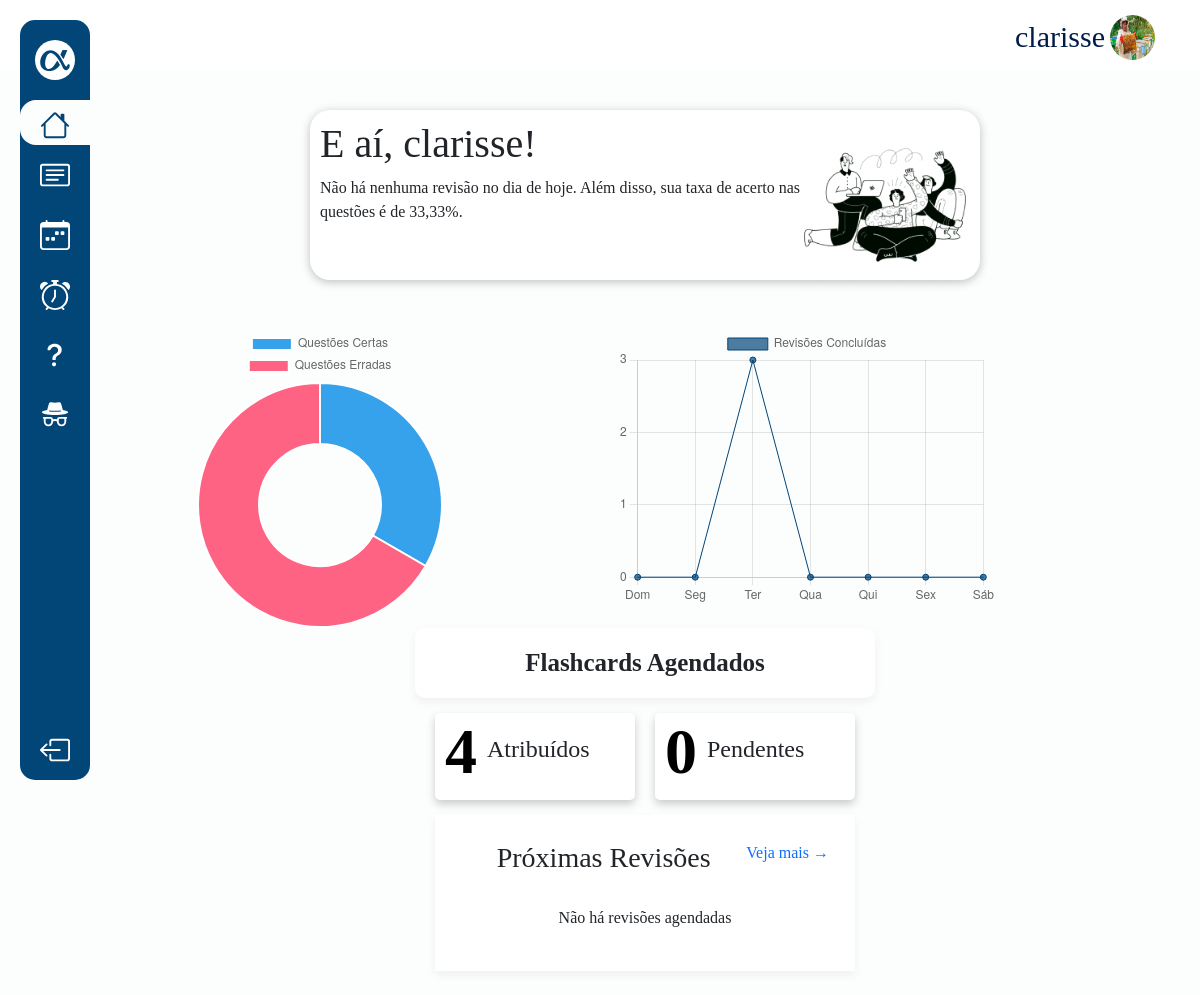
Before: /dashboard (signed in) with the older database file.
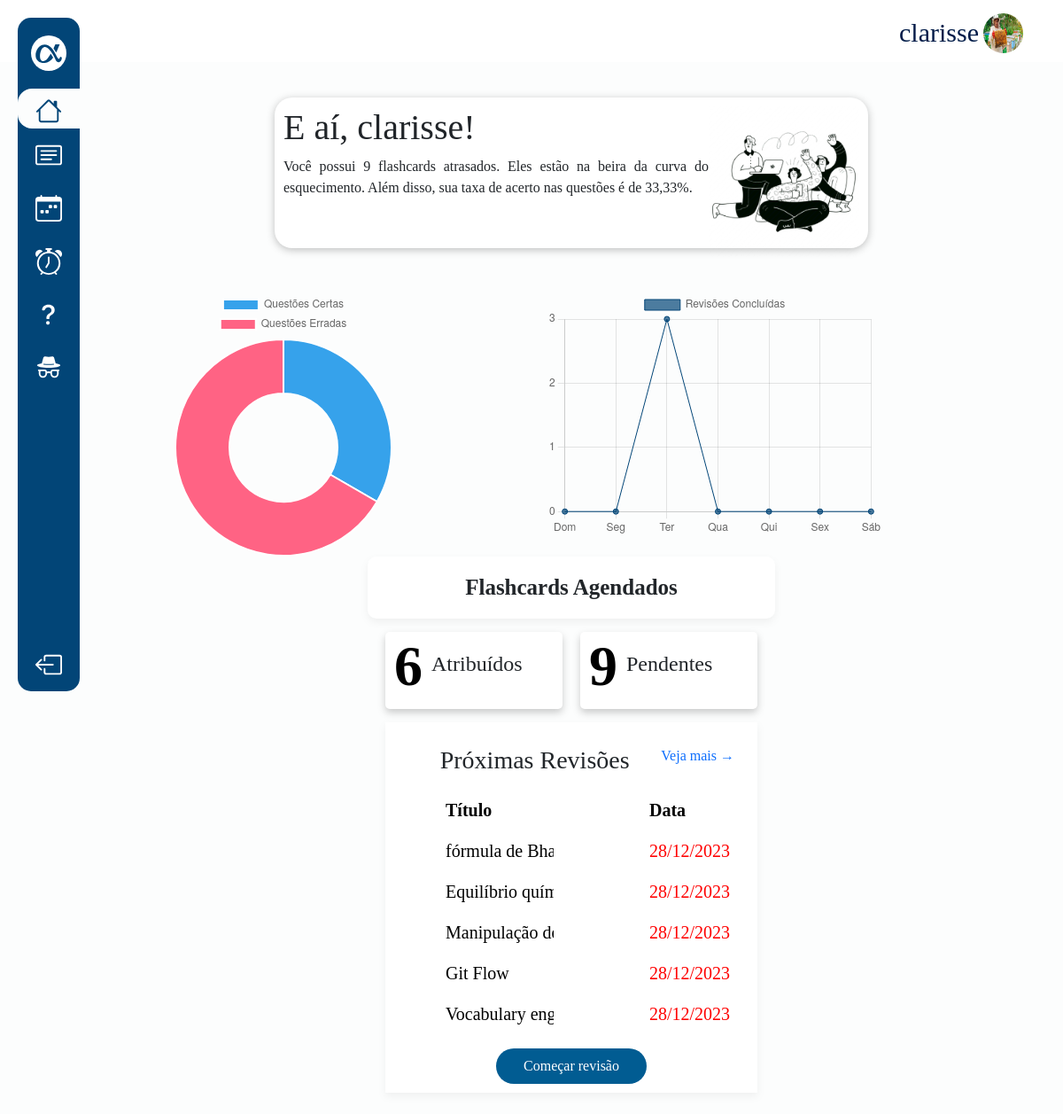
After: the same page with the newer database file.
### core/models.py (models this page shows)
class Profile(models.Model):
    user = models.OneToOneField(User, on_delete=models.CASCADE)
    email = models.EmailField()
    telefone = models.CharField(max_length=11)
    endereco = models.CharField(max_length=200)
    image = models.ImageField(default='perfil/img/personcircle.png', upload_to='perfil/img')

### revisao/models.py (models this page shows, shortened)
class Revisao(models.Model):
    user = models.ForeignKey(User, on_delete=models.CASCADE)
    flashcard = models.ForeignKey(Flashcard, on_delete=models.CASCADE)
    data_agendada = models.DateField()
    concluida = models.BooleanField(default=False)

class Flashcard(models.Model):
    user = models.ForeignKey(User, on_delete=models.CASCADE)
    titulo = models.CharField(max_length=150)
    content = QuillField()
    verso = QuillField(blank=True, null=True)
    data = models.DateField(default=timezone.now)

### core/views/home.py (the view)
# urls.py: path('dashboard', dashboard, name='dashboard'),
@login_required
def dashboard(request):
    user = request.user
    created = Profile.objects.get_or_create(user=user)
    todas_revisoes = Revisao.objects.filter(user=user, concluida=False, data_agendada__gte=date.today()).order_by('data_agendada')
    revisoes_do_dia = Revisao.objects.filter(user=user, data_agendada=date.today(), concluida=False)
    revisoes_pendentes = Revisao.objects.filter(user=user, data_agendada__lt=date.today(), concluida=False)
    revisao = Revisao.objects.filter(user=user, concluida=False, data_agendada__lte=date.today()).order_by('data_agendada').first()
    if request.user.is_authenticated:
        user_profile, created = UserProfile.objects.get_or_create(user=request.user)
    acertos = user_profile.acertos
    erros = user_profile.erros
    if acertos + erros > 0:
        taxa_acerto = round((acertos / (acertos + erros)) * 100, 2)
    else:
       taxa_acerto = 0
    dados_revisoes = revisoes(user)
    serialized_dataq = grafico(request)
    context = {
        'todas_revisoes': todas_revisoes,
        'revisoes_do_dia': revisoes_do_dia,
        'revisoes_pendentes': revisoes_pendentes,
        'dados_revisoes': dados_revisoes,
        'revisao': revisao,
        'serialized_dataq': serialized_dataq,
        'taxa_acerto': taxa_acerto,
    }
    return render(request, "core/pages/dashboard.html", context)

### core/templates/core/pages/dashboard.html (shortened to what this page needs)
{% extends 'core/partials/base.html' %}
{% load static %}
{% block linkh %}ativo{% endblock %}
{% block content %}
<br>
<div class="d-flex mt-3 container  mainc">
    <div class="">
        <div class="d-flex msgbv">
            <div>
                <h1>E aí, {{user.username}}!</h1>
                {% if revisoes_do_dia.count > 0 and revisoes_pendentes.count > 0 %}
                    {% if revisoes_do_dia.count == 1 %}
                        {% if revisoes_pendentes.count == 1 %}
                            <p>No dia de hoje, está disponível 1 flashcard para revisão, mas não se esqueça do flashcard atrasado. Eles estão na beira da curva do esquecimento. Além disso, sua taxa de acerto nas questões é de {{ taxa_acerto }}%.</p>
                        {% else %}
                            <p>No dia de hoje, está disponível 1 flashcard para revisão, mas não se esqueça dos {{ revisoes_pendentes.count }} flashcards atrasados. Eles estão na beira da curva do esquecimento. Além disso, sua taxa de acerto nas questões é de {{ taxa_acerto }}%.</p>
                        {% endif %}
                    {% else %}
                        {% if revisoes_pendentes.count == 1 %}
                            <p>No dia de hoje, estão disponíveis {{ revisoes_do_dia.count }} flashcards para revisão, mas não podemos esquecer do flashcard atrasado. Ele está na beira da curva do esquecimento. Além disso, sua taxa de acerto nas questões é de {{ taxa_acerto }}%.</p>
                        {% else %}
                            <p>No dia de hoje, estão disponíveis {{ revisoes_do_dia.count }} flashcards para revisão, mas não podemos esquecer dos {{ revisoes_pendentes.count }} flashcards atrasados. Eles estão na beira da curva do esquecimento. Além disso, sua taxa de acerto nas questões é de {{ taxa_acerto }}%.</p>
                        {% endif %}
                    {% endif %}
                {% elif revisoes_do_dia.count == 0 and revisoes_pendentes.count > 0 %}
                    {% if revisoes_pendentes.count == 1 %}
                        <p>Você possui 1 flashcard atrasado. Ele está na beira da curva do esquecimento. Além disso, sua taxa de acerto nas questões é de {{ taxa_acerto }}%.</p>
                    {% else %}
                        <p>Você possui {{ revisoes_pendentes.count }} flashcards atrasados. Eles estão na beira da curva do esquecimento. Além disso, sua taxa de acerto nas questões é de {{ taxa_acerto }}%.</p>
                    {% endif %}
                {% else %}
                    <p>Não há nenhuma revisão no dia de hoje. Além disso, sua taxa de acerto nas questões é de {{ taxa_acerto }}%.</p>
                {% endif %}
            </div>
            <div class="msgimg">
                <img src="{% static 'core/img/image 3.png' %}" alt="">
            </div>
        </div>
        <div class="d-flex mt-5 graficos">
            <div class="grafico">
                {% include 'questoes/partials/grafico.html' %}
            </div>
            <div class="grevisao">
                {% include 'revisao/grafico.html' %}
            </div>
        </div>
    </div>
    <div class="lado2">
        <div class="fage">
            <h1 class="d-flex justify-content-center">Flashcards Agendados</h1>
        </div>
        <div class="d-flex mainfatri">
            <div class="fatri">
                <h1>{{todas_revisoes.count}}</h1>
                <p>Atribuídos</p>
            </div>
            <div class="fatri">
                <h1>{{revisoes_pendentes.count}}</h1>
                <p>Pendentes</p>
            </div>
        </div>
        <div class="tabelare">
            <div class="d-flex p-3 titabelare">
                <h3 style="margin: auto;">Próximas Revisões</h3>
                <a class="lta" href="{% url 'calendario' %}">Veja mais &#8594;</a>
            </div>
            {% if revisao %}
            <table class="table table-borderless">
                <tr class="ftr">
                    <th class="fth">Título</th>
                    <th class="fth">Data</th>
                </tr>
                {% for revisao in revisoes_pendentes|slice:":5" %}
                <tr class="ftr">
                    <td class="ftd"><a
                            href="{% url 'detalhes_flashcard' id=revisao.flashcard.id %}">{{revisao.flashcard.titulo}}</a>
                    </td>
                    <td class="ftd" id="pendentes">{{ revisao.data_agendada|date:"d/m/Y" }}</td>
                </tr>
                {% endfor %}
            </table>
            <div class="bcomecarev">
                <a href="{% url 'detalhes_flashcard' id=revisao.flashcard.id %}">Começar revisão</a>
            </div>
            {% else %}
            <div class="nhra">
                <p>Não há revisões agendadas</p>
            </div>
            {% endif %}
        </div>
        <br>
    </div>
    {% endblock %}

### core/templates/core/partials/base.html (shortened to what this page needs)
{% load static %}
<!DOCTYPE html>
<html lang="pt-br">
<head>
    <link href="https://cdn.jsdelivr.net/npm/bootstrap@5.3.2/dist/css/bootstrap.min.css" rel="stylesheet"
>
    <link rel="stylesheet" href="{% static 'css/style.css' %}">
    <link rel="stylesheet" href="{% static 'core/css/dashboard.css' %}">
</head>
<body>
    <div class="d-flex">
        <header class="headerdash ">
            <div class="username">
                <p class="">{{user.username}}</p>
                <a href="{% url 'profile' %}">
                <img class="imguser" src="{{ user.profile.image.url }}" alt="">
                </a>
            </div>
        </header>
        <nav class="menu-lateral">
            <div class="items">
                <ul class="navul">
                    <li class="item-nav logo d-flex align-items-center justify-content-center">
                        <a href="{% url 'index' %}"><img class="navimg" src="{% static 'core/img/navlogo.svg' %}"
                                alt=""></a>
                    </li>
                    <li class="item-nav {% block linkh%} {% endblock %}">
                        <a href="{% url 'dashboard' %}"></a>
                    </li>
                    <li class="item-nav {% block linkf%} {% endblock %}">
                        <a href="{% url 'flashcards' %}"></a>
                    </li>
                    <li class="item-nav {% block linkc%} {% endblock %}">
                        <a href="{% url 'calendario' %}"></a>
                    </li>
                    <li class="item-nav {% block linkp%} {% endblock %}">
                        <a href="{% url 'pomodoro' %}"></a>
                    </li>
                    <li class="item-nav {% block linkq%} {% endblock %}">
                        <a href="{% url 'estatisticas' %}"></a>
                    </li>
                    {% if user.is_superuser %}
                        <li class="item-nav">
                            <a href="{% url 'arearestrita'%}">
                            </a>
                        </li>
                    {% endif %}
                    <li class="item-nav sair">
                        <a href="{% url 'logout' %}"></a>
                    </li>
                </ul>
            </div>
        </nav>
    </div>
    <main class="d-flex justify-content-center maincentro">
        <div class="centro">
            {% block content %}
            {% endblock %}
        </div>
    </main>
</body>
</html>

### questoes/templates/questoes/partials/grafico.html (shortened to what this page needs)
<div class="container">
  <canvas id="myDoughnutChart"></canvas>
</div>
{% block script %}
<script>
  const ctxq = document.getElementById('myDoughnutChart').getContext('2d');
  function inicializarGrafico() {
  const dataq = JSON.parse('{{ serialized_dataq|safe|escapejs }}');
  const labels = (dataq.grafico && dataq.grafico.length === 2) ? ['Questões Certas', 'Questões Erradas'] : ['Questões Certas', 'Questões Erradas', '0 Questões respondidas'];
  const data = {
    labels: labels,
    datasets: [{
      data: dataq.grafico || [],
      backgroundColor: ['rgb(54, 162, 235)', 'rgb(255, 99, 132)', 'rgb(169, 169, 169)'],
      hoverOffset: 4
    }],
  };
  const config = {
    type: 'doughnut',
    data: data,
  };
  window.myDoughnutChart = new Chart(ctxq, config);
}
  document.addEventListener('DOMContentLoaded', inicializarGrafico);
</script>
{% endblock %}

### revisao/templates/revisao/grafico.html
    <div>
        <canvas id="Chart" width="380" height="300"></canvas>
    </div>
    <script>
        var ctz = document.getElementById('Chart').getContext('2d');
        var date = JSON.parse('{{ dados_revisoes|safe|escapejs }}');
        var chart = new Chart(ctz, {
            type: 'line',
            data: {
                labels: date.dias,
                datasets: [{
                    label: 'Revisões Concluídas',
                    data: date.revisoes,
                    backgroundColor: 'rgba(2, 69, 119, 0.7)',
                    borderColor: 'rgba(2, 69, 119, 1)',
                    borderWidth: 1
                }]
            },
            options: {
                scales: {
                    x: {
                        title: {
                            display: true,
                        },
                    },
                    y: {
                        beginAtZero: true,
                        ticks: {
                            precision: 0,
                        },
                    },
                },
            },
        });
    </script>

Changed rows visible on the page:
added Revisao: flashcard.titulo "fórmula de…", data_agendada "28/12/2023"
added Revisao: flashcard.titulo "Equilíbrio…", data_agendada "28/12/2023"
added Revisao: flashcard.titulo "Manipulação…", data_agendada "28/12/2023"
added Revisao: flashcard.titulo "Git Flow", data_agendada "28/12/2023"
added Revisao: flashcard.titulo "Vocabulary…", data_agendada "28/12/2023"
Other visible differences:
{{ revisoes_pendentes.count }}: (not shown) → "9"
{{ taxa_acerto }}: (not shown) → "33,33"
{{ todas_revisoes.count }}: "4" → "6"
{{ revisoes_pendentes.count }}: "0" → "9"
{{ taxa_acerto }}: "33,33" → (not shown)
text no longer shown: "Não há nenhuma revisão no dia de hoje. Além disso, sua taxa de acerto nas questões é de Não há revisões agendadas"
text now shown: "Você possui flashcards atrasados. Eles estão na beira da curva do esquecimento. Além disso, sua taxa de acerto nas questões é de Título Data Começar revisão"
